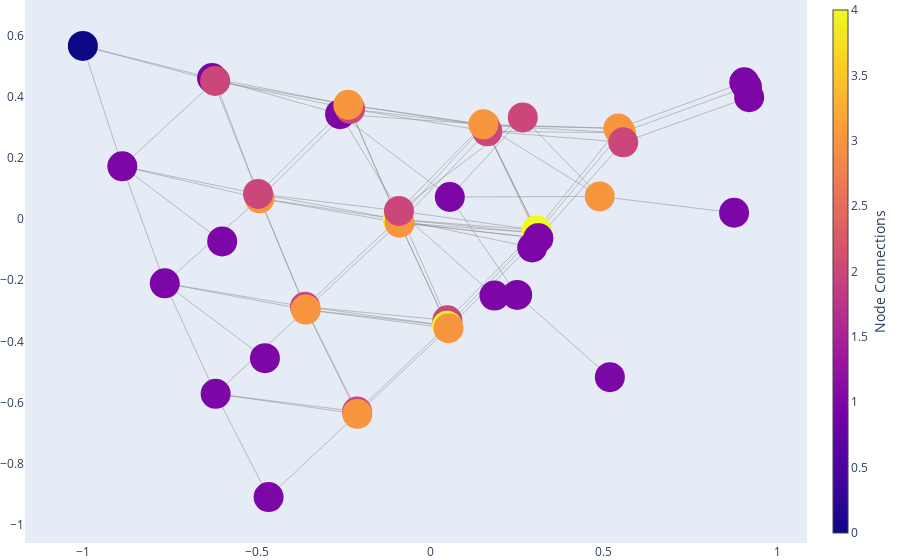

The notebook cell this image was saved under:
### Code cell
gen_interactive_graph(graph)

### Figure 1 — Plotly figure (JSON) as saved in the notebook; plotly's stock layout.template omitted (floating-point values rounded to 4 significant figures; data arrays with more than 128 entries replaced by an {"elided": "..."} marker saying what was removed)
{"data": [{"hoverinfo": "none", "line": {"color": "#888", "width": 0.5}, "mode": "lines", "type": "scatter", "x": {"elided": "270 float values"}, "y": {"elided": "270 float values"}}, {"hoverinfo": "text", "hovertext": ["<\n                <TABLE BORDER=\"0\" CELLBORDER=\"0\" CELLSPACING=\"0\">\n                <TR>\n                <TD><IMG SRC=\"/home/smorandi/care/notebooks/tmp/1-4-0-1-1-*.png\"/></TD>\n                </TR>\n                <TR>\n                <TD>CH4*</TD>\n                </TR>\n                </TABLE>>", "<\n                <TABLE BORDER=\"0\" CELLBORDER=\"0\" CELLSPACING=\"0\">\n                <TR>\n                <TD><IMG SRC=\"/home/smorandi/care/notebooks/tmp/1-3-0-1-1-*.png\"/></TD>\n                </TR>\n                <TR>\n                <TD>CH3*</TD>\n                </TR>\n                </TABLE>>", "<\n                <TABLE BORDER=\"0\" CELLBORDER=\"0\" CELLSPACING=\"0\">\n                <TR>\n                <TD><IMG SRC=\"/home/smorandi/care/notebooks/tmp/1-2-0-1-1-*.png\"/></TD>\n                </TR>\n                <TR>\n                <TD>CH2*</TD>\n                </TR>\n                </TABLE>>", "<\n                <TABLE BORDER=\"0\" CELLBORDER=\"0\" CELLSPACING=\"0\">\n                <TR>\n                <TD><IMG SRC=\"/home/smorandi/care/notebooks/tmp/1-1-0-1-1-*.png\"/></TD>\n                </TR>\n                <TR>\n                <TD>CH*</TD>\n                </TR>\n                </TABLE>>", "<\n                <TABLE BORDER=\"0\" CELLBORDER=\"0\" CELLSPACING=\"0\">\n                <TR>\n                <TD><IMG SRC=\"/home/smorandi/care/notebooks/tmp/1-0-0-1-1-*.png\"/></TD>\n                </TR>\n                <TR>\n                <TD>C*</TD>\n                </TR>\n                </TABLE>>", "<\n                <TABLE BORDER=\"0\" CELLBORDER=\"0\" CELLSPACING=\"0\">\n                <TR>\n                <TD><IMG SRC=\"/home/smorandi/care/notebooks/tmp/1-4-2-1-1-*.png\"/></TD>\n                </TR>\n                <TR>\n                <TD>CH4O2*</TD>\n                </TR>\n                </TABLE>>", "<\n                <TABLE BORDER=\"0\" CELLBORDER=\"0\" CELLSPACING=\"0\">\n                <TR>\n                <TD><IMG SRC=\"/home/smorandi/care/notebooks/tmp/1-3-2-1-1-*.png\"/></TD>\n                </TR>\n                <TR>\n                <TD>CH3O2*</TD>\n                </TR>\n                </TABLE>>", "<\n                <TABLE BORDER=\"0\" CELLBORDER=\"0\" CELLSPACING=\"0\">\n                <TR>\n                <TD><IMG SRC=\"/home/smorandi/care/notebooks/tmp/1-3-2-1-2-*.png\"/></TD>\n                </TR>\n                <TR>\n                <TD>CH3O2*</TD>\n                </TR>\n                </TABLE>>", "<\n                <TABLE BORDER=\"0\" CELLBORDER=\"0\" CELLSPACING=\"0\">\n                <TR>\n                <TD><IMG SRC=\"/home/smorandi/care/notebooks/tmp/1-2-2-1-1-*.png\"/></TD>\n                </TR>\n                <TR>\n                <TD>CH2O2*</TD>\n                </TR>\n                </TABLE>>", "<\n                <TABLE BORDER=\"0\" CELLBORDER=\"0\" CELLSPACING=\"0\">\n                <TR>\n                <TD><IMG SRC=\"/home/smorandi/care/notebooks/tmp/1-2-2-1-2-*.png\"/></TD>\n                </TR>\n                <TR>\n                <TD>CH2O2*</TD>\n                </TR>\n                </TABLE>>", "<\n                <TABLE BORDER=\"0\" CELLBORDER=\"0\" CELLSPACING=\"0\">\n                <TR>\n                <TD><IMG SRC=\"/home/smorandi/care/notebooks/tmp/1-2-2-1-3-*.png\"/></TD>\n                </TR>\n                <TR>\n                <TD>CH2O2*</TD>\n                </TR>\n                </TABLE>>", "<\n                <TABLE BORDER=\"0\" CELLBORDER=\"0\" CELLSPACING=\"0\">\n                <TR>\n                <TD><IMG SRC=\"/home/smorandi/care/notebooks/tmp/1-1-2-1-1-*.png\"/></TD>\n                </TR>\n                <TR>\n                <TD>CHO2*</TD>\n                </TR>\n                </TABLE>>", "<\n                <TABLE BORDER=\"0\" CELLBORDER=\"0\" CELLSPACING=\"0\">\n                <TR>\n                <TD><IMG SRC=\"/home/smorandi/care/notebooks/tmp/1-1-2-1-2-*.png\"/></TD>\n                </TR>\n                <TR>\n                <TD>CHO2*</TD>\n                </TR>\n                </TABLE>>", "<\n                <TABLE BORDER=\"0\" CELLBORDER=\"0\" CELLSPACING=\"0\">\n                <TR>\n                <TD><IMG SRC=\"/home/smorandi/care/notebooks/tmp/1-0-2-1-1-*.png\"/></TD>\n                </TR>\n                <TR>\n                <TD>CO2*</TD>\n                </TR>\n                </TABLE>>", "<\n                <TABLE BORDER=\"0\" CELLBORDER=\"0\" CELLSPACING=\"0\">\n                <TR>\n                <TD><IMG SRC=\"/home/smorandi/care/notebooks/tmp/1-4-3-1-1-*.png\"/></TD>\n                </TR>\n                <TR>\n                <TD>CH4O3*</TD>\n                </TR>\n                </TABLE>>", "<\n                <TABLE BORDER=\"0\" CELLBORDER=\"0\" CELLSPACING=\"0\">\n                <TR>\n                <TD><IMG SRC=\"/home/smorandi/care/notebooks/tmp/1-3-3-1-1-*.png\"/></TD>\n                </TR>\n                <TR>\n                <TD>CH3O3*</TD>\n                </TR>\n                </TABLE>>", "<\n                <TABLE BORDER=\"0\" CELLBORDER=\"0\" CELLSPACING=\"0\">\n                <TR>\n                <TD><IMG SRC=\"/home/smorandi/care/notebooks/tmp/1-3-3-1-2-*.png\"/></TD>\n                </TR>\n                <TR>\n                <TD>CH3O3*</TD>\n                </TR>\n                </TABLE>>", "<\n                <TABLE BORDER=\"0\" CELLBORDER=\"0\" CELLSPACING=\"0\">\n                <TR>\n                <TD><IMG SRC=\"/home/smorandi/care/notebooks/tmp/1-2-3-1-1-*.png\"/></TD>\n                </TR>\n                <TR>\n                <TD>CH2O3*</TD>\n                </TR>\n                </TABLE>>", "<\n                <TABLE BORDER=\"0\" CELLBORDER=\"0\" CELLSPACING=\"0\">\n                <TR>\n                <TD><IMG SRC=\"/home/smorandi/care/notebooks/tmp/1-2-3-1-2-*.png\"/></TD>\n                </TR>\n                <TR>\n                <TD>CH2O3*</TD>\n                </TR>\n                </TABLE>>", "<\n                <TABLE BORDER=\"0\" CELLBORDER=\"0\" CELLSPACING=\"0\">\n                <TR>\n                <TD><IMG SRC=\"/home/smorandi/care/notebooks/tmp/1-1-3-1-1-*.png\"/></TD>\n                </TR>\n                <TR>\n                <TD>CHO3*</TD>\n                </TR>\n                </TABLE>>", "<\n                <TABLE BORDER=\"0\" CELLBORDER=\"0\" CELLSPACING=\"0\">\n                <TR>\n                <TD><IMG SRC=\"/home/smorandi/care/notebooks/tmp/1-1-3-1-2-*.png\"/></TD>\n                </TR>\n                <TR>\n                <TD>CHO3*</TD>\n                </TR>\n                </TABLE>>", "<\n                <TABLE BORDER=\"0\" CELLBORDER=\"0\" CELLSPACING=\"0\">\n                <TR>\n                <TD><IMG SRC=\"/home/smorandi/care/notebooks/tmp/1-0-3-1-1-*.png\"/></TD>\n                </TR>\n                <TR>\n                <TD>CO3*</TD>\n                </TR>\n                </TABLE>>", "<\n                <TABLE BORDER=\"0\" CELLBORDER=\"0\" CELLSPACING=\"0\">\n                <TR>\n                <TD><IMG SRC=\"/home/smorandi/care/notebooks/tmp/1-4-1-1-1-*.png\"/></TD>\n                </TR>\n                <TR>\n                <TD>CH4O*</TD>\n                </TR>\n                </TABLE>>", "<\n                <TABLE BORDER=\"0\" CELLBORDER=\"0\" CELLSPACING=\"0\">\n                <TR>\n                <TD><IMG SRC=\"/home/smorandi/care/notebooks/tmp/1-3-1-1-1-*.png\"/></TD>\n                </TR>\n                <TR>\n                <TD>CH3O*</TD>\n                </TR>\n                </TABLE>>", "<\n                <TABLE BORDER=\"0\" CELLBORDER=\"0\" CELLSPACING=\"0\">\n                <TR>\n                <TD><IMG SRC=\"/home/smorandi/care/notebooks/tmp/1-3-1-1-2-*.png\"/></TD>\n                </TR>\n                <TR>\n                <TD>CH3O*</TD>\n                </TR>\n                </TABLE>>", "<\n                <TABLE BORDER=\"0\" CELLBORDER=\"0\" CELLSPACING=\"0\">\n                <TR>\n                <TD><IMG SRC=\"/home/smorandi/care/notebooks/tmp/1-2-1-1-1-*.png\"/></TD>\n                </TR>\n                <TR>\n                <TD>CH2O*</TD>\n                </TR>\n                </TABLE>>", "<\n                <TABLE BORDER=\"0\" CELLBORDER=\"0\" CELLSPACING=\"0\">\n                <TR>\n                <TD><IMG SRC=\"/home/smorandi/care/notebooks/tmp/1-2-1-1-2-*.png\"/></TD>\n                </TR>\n                <TR>\n                <TD>CH2O*</TD>\n                </TR>\n                </TABLE>>", "<\n                <TABLE BORDER=\"0\" CELLBORDER=\"0\" CELLSPACING=\"0\">\n                <TR>\n                <TD><IMG SRC=\"/home/smorandi/care/notebooks/tmp/1-1-1-1-1-*.png\"/></TD>\n                </TR>\n                <TR>\n                <TD>CHO*</TD>\n                </TR>\n                </TABLE>>", "<\n                <TABLE BORDER=\"0\" CELLBORDER=\"0\" CELLSPACING=\"0\">\n                <TR>\n                <TD><IMG SRC=\"/home/smorandi/care/notebooks/tmp/1-1-1-1-2-*.png\"/></TD>\n                </TR>\n                <TR>\n                <TD>CHO*</TD>\n                </TR>\n                </TABLE>>", "<\n                <TABLE BORDER=\"0\" CELLBORDER=\"0\" CELLSPACING=\"0\">\n                <TR>\n                <TD><IMG SRC=\"/home/smorandi/care/notebooks/tmp/1-0-1-1-1-*.png\"/></TD>\n                </TR>\n                <TR>\n                <TD>CO*</TD>\n                </TR>\n                </TABLE>>", "<\n                <TABLE BORDER=\"0\" CELLBORDER=\"0\" CELLSPACING=\"0\">\n                <TR>\n                <TD><IMG SRC=\"/home/smorandi/care/notebooks/tmp/1-4-4-1-1-*.png\"/></TD>\n                </TR>\n                <TR>\n                <TD>CH4O4*</TD>\n                </TR>\n                </TABLE>>", "<\n                <TABLE BORDER=\"0\" CELLBORDER=\"0\" CELLSPACING=\"0\">\n                <TR>\n                <TD><IMG SRC=\"/home/smorandi/care/notebooks/tmp/1-3-4-1-1-*.png\"/></TD>\n                </TR>\n                <TR>\n                <TD>CH3O4*</TD>\n                </TR>\n                </TABLE>>", "<\n                <TABLE BORDER=\"0\" CELLBORDER=\"0\" CELLSPACING=\"0\">\n                <TR>\n                <TD><IMG SRC=\"/home/smorandi/care/notebooks/tmp/1-2-4-1-1-*.png\"/></TD>\n                </TR>\n                <TR>\n                <TD>CH2O4*</TD>\n                </TR>\n                </TABLE>>", "<\n                <TABLE BORDER=\"0\" CELLBORDER=\"0\" CELLSPACING=\"0\">\n                <TR>\n                <TD><IMG SRC=\"/home/smorandi/care/notebooks/tmp/1-1-4-1-1-*.png\"/></TD>\n                </TR>\n                <TR>\n                <TD>CHO4*</TD>\n                </TR>\n                </TABLE>>", "<\n                <TABLE BORDER=\"0\" CELLBORDER=\"0\" CELLSPACING=\"0\">\n                <TR>\n                <TD><IMG SRC=\"/home/smorandi/care/notebooks/tmp/1-0-4-1-1-*.png\"/></TD>\n                </TR>\n                <TR>\n                <TD>CO4*</TD>\n                </TR>\n                </TABLE>>", "<\n                <TABLE BORDER=\"0\" CELLBORDER=\"0\" CELLSPACING=\"0\">\n                <TR>\n                <TD><IMG SRC=\"/home/smorandi/care/notebooks/tmp/1-4-0-1-1-g.png\"/></TD>\n                </TR>\n                <TR>\n                <TD>CH4(g)</TD>\n                </TR>\n                </TABLE>>", "<\n                <TABLE BORDER=\"0\" CELLBORDER=\"0\" CELLSPACING=\"0\">\n                <TR>\n                <TD><IMG SRC=\"/home/smorandi/care/notebooks/tmp/1-4-2-1-1-g.png\"/></TD>\n                </TR>\n                <TR>\n                <TD>CH4O2(g)</TD>\n                </TR>\n                </TABLE>>", "<\n                <TABLE BORDER=\"0\" CELLBORDER=\"0\" CELLSPACING=\"0\">\n                <TR>\n                <TD><IMG SRC=\"/home/smorandi/care/notebooks/tmp/1-2-2-1-1-g.png\"/></TD>\n                </TR>\n                <TR>\n                <TD>CH2O2(g)</TD>\n                </TR>\n                </TABLE>>", "<\n                <TABLE BORDER=\"0\" CELLBORDER=\"0\" CELLSPACING=\"0\">\n                <TR>\n                <TD><IMG SRC=\"/home/smorandi/care/notebooks/tmp/1-0-2-1-1-g.png\"/></TD>\n                </TR>\n                <TR>\n                <TD>CO2(g)</TD>\n                </TR>\n                </TABLE>>", "<\n                <TABLE BORDER=\"0\" CELLBORDER=\"0\" CELLSPACING=\"0\">\n                <TR>\n                <TD><IMG SRC=\"/home/smorandi/care/notebooks/tmp/1-4-3-1-1-g.png\"/></TD>\n                </TR>\n                <TR>\n                <TD>CH4O3(g)</TD>\n                </TR>\n                </TABLE>>", "<\n                <TABLE BORDER=\"0\" CELLBORDER=\"0\" CELLSPACING=\"0\">\n                <TR>\n                <TD><IMG SRC=\"/home/smorandi/care/notebooks/tmp/1-2-3-1-1-g.png\"/></TD>\n                </TR>\n                <TR>\n                <TD>CH2O3(g)</TD>\n                </TR>\n                </TABLE>>", "<\n                <TABLE BORDER=\"0\" CELLBORDER=\"0\" CELLSPACING=\"0\">\n                <TR>\n                <TD><IMG SRC=\"/home/smorandi/care/notebooks/tmp/1-4-1-1-1-g.png\"/></TD>\n                </TR>\n                <TR>\n                <TD>CH4O(g)</TD>\n                </TR>\n                </TABLE>>", "<\n                <TABLE BORDER=\"0\" CELLBORDER=\"0\" CELLSPACING=\"0\">\n                <TR>\n                <TD><IMG SRC=\"/home/smorandi/care/notebooks/tmp/1-2-1-1-2-g.png\"/></TD>\n                </TR>\n                <TR>\n                <TD>CH2O(g)</TD>\n                </TR>\n                </TABLE>>", "<\n                <TABLE BORDER=\"0\" CELLBORDER=\"0\" CELLSPACING=\"0\">\n                <TR>\n                <TD><IMG SRC=\"/home/smorandi/care/notebooks/tmp/1-0-1-1-1-g.png\"/></TD>\n                </TR>\n                <TR>\n                <TD>CO(g)</TD>\n                </TR>\n                </TABLE>>", "<\n                <TABLE BORDER=\"0\" CELLBORDER=\"0\" CELLSPACING=\"0\">\n                <TR>\n                <TD><IMG SRC=\"/home/smorandi/care/notebooks/tmp/1-4-4-1-1-g.png\"/></TD>\n                </TR>\n                <TR>\n                <TD>CH4O4(g)</TD>\n                </TR>\n                </TABLE>>"], "marker": {"color": [1, 1, 1, 1, 0, 3, 4, 3, 4, 2, 2, 3, 2, 1, 3, 4, 2, 3, 4, 3, 2, 1, 3, 3, 2, 3, 2, 2, 2, 1, 2, 3, 3, 3, 1, 1, 1, 1, 1, 1, 1, 1, 1, 1, 1], "colorbar": {"thickness": 15, "title": {"side": "right", "text": "Node Connections"}, "xanchor": "left"}, "showscale": true, "size": 30}, "mode": "markers", "text": ["# of connections: 1", "# of connections: 1", "# of connections: 1", "# of connections: 1", "# of connections: 0", "# of connections: 3", "# of connections: 4", "# of connections: 3", "# of connections: 4", "# of connections: 2", "# of connections: 2", "# of connections: 3", "# of connections: 2", "# of connections: 1", "# of connections: 3", "# of connections: 4", "# of connections: 2", "# of connections: 3", "# of connections: 4", "# of connections: 3", "# of connections: 2", "# of connections: 1", "# of connections: 3", "# of connections: 3", "# of connections: 2", "# of connections: 3", "# of connections: 2", "# of connections: 2", "# of connections: 2", "# of connections: 1", "# of connections: 2", "# of connections: 3", "# of connections: 3", "# of connections: 3", "# of connections: 1", "# of connections: 1", "# of connections: 1", "# of connections: 1", "# of connections: 1", "# of connections: 1", "# of connections: 1", "# of connections: 1", "# of connections: 1", "# of connections: 1", "# of connections: 1"], "type": "scatter", "x": [0.2505, 0.05652, -0.2594, -0.628, -1.0, 0.5419, 0.3062, 0.1571, -0.09352, 0.04959, -0.2307, -0.4912, -0.3603, -0.7641, 0.5493, 0.3086, 0.1645, -0.0882, 0.04884, -0.3581, -0.2105, -0.6176, 0.4881, 0.1531, 0.2667, -0.2358, -0.08988, -0.6191, -0.4955, -0.8864, 0.5559, 0.3111, 0.05264, -0.2097, -0.4652, 0.5173, 0.9043, 0.2938, -0.4758, 0.9121, 0.3115, 0.875, 0.185, -0.5988, 0.9184], "y": [-0.248, 0.07256, 0.3436, 0.462, 0.5672, 0.297, -0.03611, 0.3076, -0.0006783, -0.3311, 0.3613, 0.0683, -0.2866, -0.2099, 0.2829, -0.04539, 0.2878, -0.01134, -0.3487, -0.296, -0.6298, -0.5718, 0.07451, 0.3104, 0.3331, 0.3742, 0.02716, 0.4526, 0.08282, 0.1732, 0.2517, -0.06132, -0.3568, -0.6374, -0.9098, -0.5173, 0.4481, -0.0927, -0.4549, 0.4332, -0.06246, 0.02103, -0.2502, -0.07294, 0.3992]}], "layout": {"hovermode": "closest", "margin": {"b": 0, "l": 0, "r": 0, "t": 0}, "showlegend": false, "xaxis": {"showgrid": false, "zeroline": false}, "yaxis": {"showgrid": false, "zeroline": false}}}
